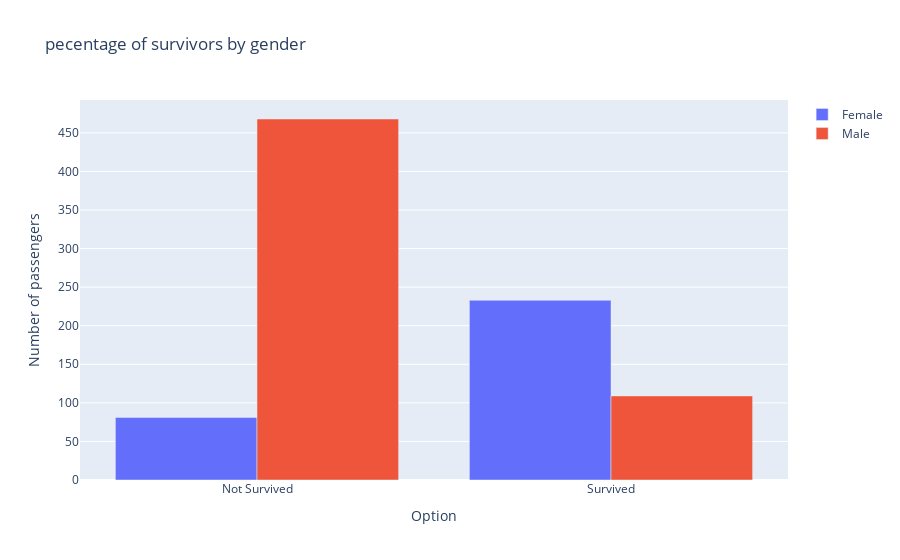

Source (notebook cell):
### Markdown cell above
###  Check the pecentage of the womans and men that survive

### Code cell
survived_woman_percentage = len(datasets[0].query("Sex=='female' and Survived == 1"))
survived_man_precentage = len(datasets[0].query("Sex=='male' and Survived == 1"))

man_precentage = [len(datasets[0][datasets[0]['Sex']=='male']) - survived_man_precentage,survived_man_precentage]
woman_precentage = [len(datasets[0][datasets[0]['Sex']=='female']) - survived_woman_percentage,survived_woman_percentage]

fig = go.Figure(data=[
    go.Bar(name='Female', x=survive_options, y=woman_precentage),
    go.Bar(name='Male', x=survive_options, y=man_precentage)
])
fig.update_layout(barmode='group',title="pecentage of survivors by gender",
                  yaxis_title="Number of passengers",xaxis_title="Option")
fig.show()

### Figure 1 — Plotly figure (JSON) as saved in the notebook; plotly's stock layout.template omitted (floating-point values rounded to 4 significant figures)
{"data": [{"name": "Female", "type": "bar", "x": ["Not Survived", "Survived"], "y": [81, 233]}, {"name": "Male", "type": "bar", "x": ["Not Survived", "Survived"], "y": [468, 109]}], "layout": {"barmode": "group", "title": {"text": "pecentage of survivors by gender"}, "xaxis": {"title": {"text": "Option"}}, "yaxis": {"title": {"text": "Number of passengers"}}}}
